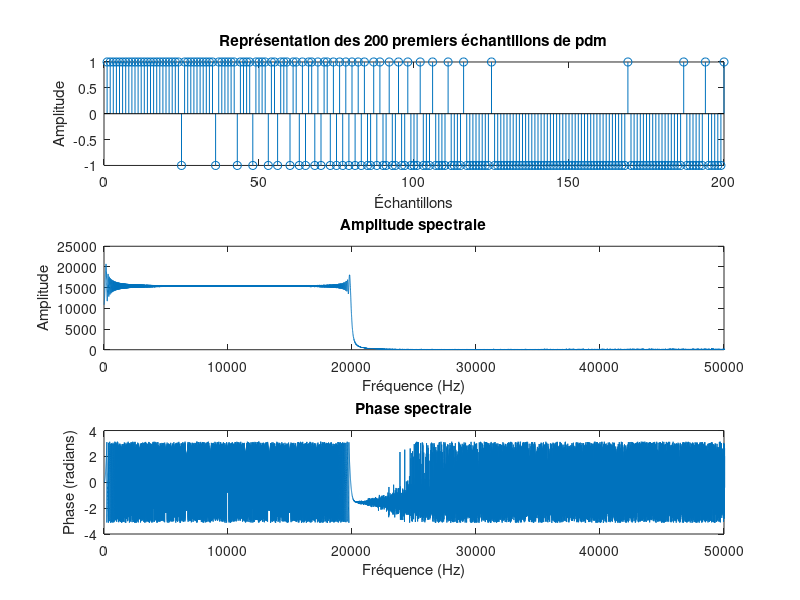

The MATLAB source for this figure: (Note: this script raises an error after producing the figure.)
close all
clear all

Data = load('pdm_in.mat');
pdm_signal = Data.in;
FS  = 6.144e6;  % Frequency
x_lim = 50000;
%audiowrite('Sound.wav', pdm_signal, FS);

%% Calcul de la FFT
N = length(pdm_signal);             % Nombre de points
fft_signal = fft(pdm_signal);       % Transformée de Fourier
f = (0:N-1)*(FS/N);                 % Axe des fréquences (en Hz)

% Amplitude et phase
amplitude = abs(fft_signal);        % Amplitude spectrale
phase = angle(fft_signal);          % Phase spectrale

% Représentation des 50 premiers échantillons
figure(1);
subplot(3,1,1);
stem(pdm_signal(1:200));
title("Représentation des 200 premiers échantillons de pdm");
xlabel("Échantillons");
ylabel("Amplitude");

% Amplitude et phase
amplitude = abs(fft_signal);        % Amplitude spectrale
phase = angle(fft_signal);          % Phase spectrale

% Représentation de l'amplitude spectrale
subplot(3,1,2);
plot(f, amplitude); % On affiche seulement jusqu'à FS/2 (spectre positif)
xlim([0 x_lim])
title("Amplitude spectrale");
xlabel("Fréquence (Hz)");
ylabel("Amplitude");

% Représentation de la phase spectrale
subplot(3,1,3);
plot(f, phase); % On affiche seulement jusqu'à FS/2 (spectre positif)
xlim([0 x_lim])
title("Phase spectrale");
xlabel("Fréquence (Hz)");
ylabel("Phase (radians)");

%% Faire une décimation 1. filtrer 2.sous échantillonner
%paramètres du filtre : 
% fc = 20 kHz
% BP = [20k : fs/2M] = [20k : 24k]
% Gain = 1 dB
% atténuation = (6.02*20bits + 1.76) = 122.16 dB
% on choisit un filtre passe bas IIR elliptique

%% Filtrage en cascade 

% Filtre 1 M = 16
M1=16;
Hd1 = filter_1_order_5();  % Fonction elliptique fournie
[b1, a1] = tf(Hd1);                     % Obtenir les coefficients du filtre IIR
% Appliquer le filtre passe-bas
filtered_pdm_signal1 = filtfilt(b1, a1, pdm_signal);
filtered_signal1 = fft(filtered_pdm_signal1);
% Amplitude et phase
filtered_amplitude1 = abs(filtered_signal1);        % Amplitude spectrale
filtered_phase1 = angle(filtered_signal1);          % Phase spectrale
signal_decim1 = filtered_signal1(1:M1:end);

% Filtre 2 M = 4
M2 = 4;
Hd2 = filter_2_order_8();  % Fonction elliptique fournie
[b2, a2] = tf(Hd2);                     % Obtenir les coefficients du filtre IIR
% Appliquer le filtre passe-bas
filtered_pdm_signal2 = filtfilt(b2, a2, signal_decim1);
filtered_signal2 = fft(filtered_pdm_signal2);
% Amplitude et phase
filtered_amplitude2 = abs(filtered_signal2);        % Amplitude spectrale
filtered_phase2 = angle(filtered_signal2);          % Phase spectrale
signal_decim2 = filtered_signal2(1:M2:end);

% Filtre 3 M = 2
M3 = 2;
Hd3 = filter_3_order_12();  % Fonction elliptique fournie
[b3, a3] = tf(Hd3);                     % Obtenir les coefficients du filtre IIR
% Appliquer le filtre passe-bas
filtered_pdm_signal3 = filtfilt(b3, a3, signal_decim2);
filtered_signal3 = fft(filtered_pdm_signal3);
% Amplitude et phase
filtered_amplitude3 = abs(filtered_signal3);        % Amplitude spectrale
filtered_phase3 = angle(filtered_signal3);          % Phase spectrale
signal_decim3 = filtered_signal2(1:M3:end);

%% Plots

% Après chaque filtrage et décimation, recalculer f
f_decim1 = (0:length(filtered_pdm_signal1)-1) * (FS/length(filtered_pdm_signal1));
f_decim2 = (0:length(filtered_pdm_signal2)-1) * (FS/length(filtered_pdm_signal2));
f_decim3 = (0:length(filtered_pdm_signal3)-1) * (FS/length(filtered_pdm_signal3));

% Tracer la phase et l'amplitude pour chaque filtre
figure(2);
subplot(2,1,1);
plot(f_decim1, filtered_amplitude1);
xlim([0 x_lim]);
title("Amplitude spectrale filtrée (Filtre 1)");
xlabel("Fréquence (Hz)");
ylabel("Amplitude");

subplot(2,1,2);
plot(f_decim1, filtered_phase1);
xlim([0 x_lim]);
title("Phase filtrée (Filtre 1)");
xlabel("Fréquence (Hz)");
ylabel("Phase (radians)");

figure(3);
subplot(2,1,1);
plot(f_decim2, filtered_amplitude2);
xlim([0 x_lim]);
title("Amplitude spectrale filtrée (Filtre 2)");
xlabel("Fréquence (Hz)");
ylabel("Amplitude");

subplot(2,1,2);
plot(f_decim2, filtered_phase2);
xlim([0 x_lim]);
title("Phase filtrée (Filtre 2)");
xlabel("Fréquence (Hz)");
ylabel("Phase (radians)");

figure(4);
subplot(2,1,1);
plot(f_decim3, filtered_amplitude3);
xlim([0 x_lim]);
title("Amplitude spectrale filtrée (Filtre 3)");
xlabel("Fréquence (Hz)");
ylabel("Amplitude");

subplot(2,1,2);
plot(f_decim3, filtered_phase3);
xlim([0 x_lim]);
title("Phase filtrée (Filtre 3)");
xlabel("Fréquence (Hz)");
ylabel("Phase (radians)");

% Représentation des 200 premiers échantillons du signal décimé final
figure(5);
stem(signal_decim3(1:200));
title("Représentation des 200 premiers échantillons");
xlabel("Échantillons");
ylabel("Amplitude");
